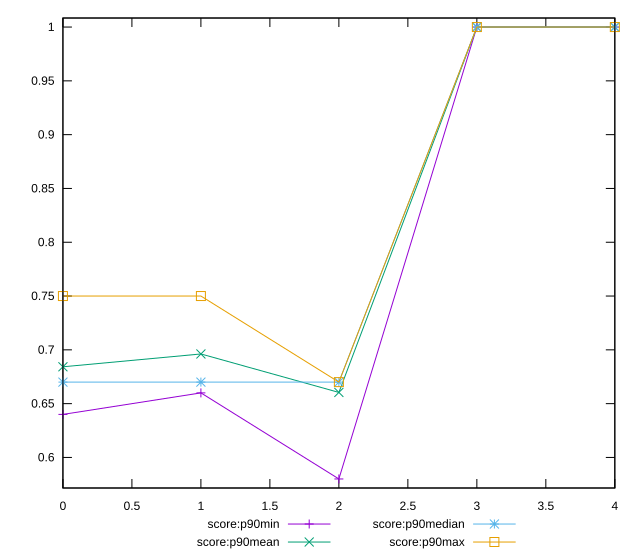

This figure's gnuplot source:
reset

$scoreP90Min <<EOF
0 0.64
1 0.66
2 0.58
3 1
4 1
EOF

$scoreP90Mean <<EOF
0 0.684255319148937
1 0.6961702127659577
2 0.6604255319148942
3 1
4 1
EOF

$scoreP90Median <<EOF
0 0.67
1 0.67
2 0.67
3 1
4 1
EOF

$scoreP90Max <<EOF
0 0.75
1 0.75
2 0.67
3 1
4 1
EOF

set key outside below
set xrange [0:4]
set yrange [0.5716:1.0084]
set trange [0.5716:1.0084]
set terminal svg size 640, 560 enhanced background rgb 'white'
set output "report_00019_2021-02-10T18-14-37.922Z//uses-webp-images/progression/score.svg"

plot $scoreP90Min title "score:p90min" with linespoints, \
     $scoreP90Mean title "score:p90mean" with linespoints, \
     $scoreP90Median title "score:p90median" with linespoints, \
     $scoreP90Max title "score:p90max" with linespoints

reset
